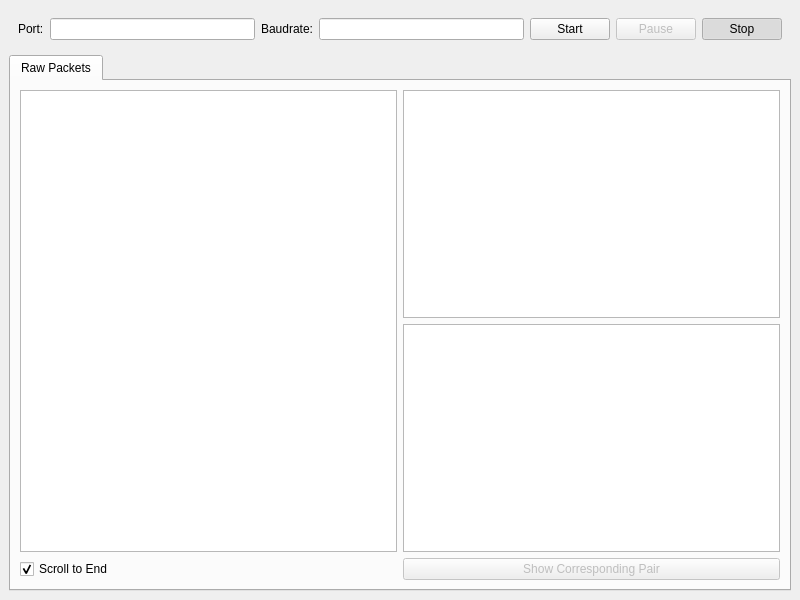
<?xml version="1.0" encoding="UTF-8"?>
<ui version="4.0">
 <class>ModbusParserViewer</class>
 <widget class="QMainWindow" name="ModbusParserViewer">
  <property name="geometry">
   <rect>
    <x>0</x>
    <y>0</y>
    <width>800</width>
    <height>600</height>
   </rect>
  </property>
  <property name="windowTitle">
   <string>ModbusParserViewer</string>
  </property>
  <widget class="QWidget" name="centralwidget">
   <layout class="QGridLayout" name="gridLayout">
    <item row="0" column="0">
     <widget class="QWidget" name="widget" native="true">
      <layout class="QHBoxLayout" name="horizontalLayout_2">
       <item>
        <widget class="QLabel" name="label">
         <property name="text">
          <string>Port:</string>
         </property>
         <property name="buddy">
          <cstring>lineEdit_port</cstring>
         </property>
        </widget>
       </item>
       <item>
        <widget class="QLineEdit" name="lineEdit_port"/>
       </item>
       <item>
        <widget class="QLabel" name="label_2">
         <property name="text">
          <string>Baudrate:</string>
         </property>
         <property name="buddy">
          <cstring>lineEdit_baudrate</cstring>
         </property>
        </widget>
       </item>
       <item>
        <widget class="QLineEdit" name="lineEdit_baudrate"/>
       </item>
       <item>
        <widget class="QPushButton" name="pushButton_start">
         <property name="text">
          <string>Start</string>
         </property>
         <property name="icon">
          <iconset theme="QIcon::ThemeIcon::MediaPlaybackStart"/>
         </property>
         <property name="checkable">
          <bool>true</bool>
         </property>
         <attribute name="buttonGroup">
          <string notr="true">buttonGroup</string>
         </attribute>
        </widget>
       </item>
       <item>
        <widget class="QPushButton" name="pushButton_pause">
         <property name="enabled">
          <bool>false</bool>
         </property>
         <property name="text">
          <string>Pause</string>
         </property>
         <property name="icon">
          <iconset theme="QIcon::ThemeIcon::MediaPlaybackPause"/>
         </property>
         <property name="checkable">
          <bool>true</bool>
         </property>
         <attribute name="buttonGroup">
          <string notr="true">buttonGroup</string>
         </attribute>
        </widget>
       </item>
       <item>
        <widget class="QPushButton" name="pushButton_stop">
         <property name="text">
          <string>Stop</string>
         </property>
         <property name="icon">
          <iconset theme="QIcon::ThemeIcon::MediaPlaybackStop"/>
         </property>
         <property name="checkable">
          <bool>true</bool>
         </property>
         <property name="checked">
          <bool>true</bool>
         </property>
         <attribute name="buttonGroup">
          <string notr="true">buttonGroup</string>
         </attribute>
        </widget>
       </item>
      </layout>
     </widget>
    </item>
    <item row="1" column="0">
     <widget class="QTabWidget" name="tabWidget">
      <property name="currentIndex">
       <number>0</number>
      </property>
      <widget class="QWidget" name="tab_raw">
       <attribute name="title">
        <string>Raw Packets</string>
       </attribute>
       <layout class="QGridLayout" name="gridLayout_2">
        <item row="1" column="1">
         <widget class="QPlainTextEdit" name="plainTextEdit_Parsed">
          <property name="textInteractionFlags">
           <set>Qt::TextInteractionFlag::TextSelectableByKeyboard|Qt::TextInteractionFlag::TextSelectableByMouse</set>
          </property>
         </widget>
        </item>
        <item row="3" column="1">
         <widget class="QPushButton" name="pushButton_showPair">
          <property name="enabled">
           <bool>false</bool>
          </property>
          <property name="text">
           <string>Show Corresponding Pair</string>
          </property>
         </widget>
        </item>
        <item row="2" column="1">
         <widget class="QListWidget" name="listWidget_addrValue"/>
        </item>
        <item row="1" column="0" rowspan="2">
         <widget class="QPlainTextEdit" name="plainTextEdit_Raw">
          <property name="textInteractionFlags">
           <set>Qt::TextInteractionFlag::TextSelectableByKeyboard|Qt::TextInteractionFlag::TextSelectableByMouse</set>
          </property>
         </widget>
        </item>
        <item row="3" column="0">
         <widget class="QCheckBox" name="checkBox_scrollEnd">
          <property name="text">
           <string>Scroll to End</string>
          </property>
          <property name="checked">
           <bool>true</bool>
          </property>
         </widget>
        </item>
       </layout>
      </widget>
     </widget>
    </item>
   </layout>
  </widget>
 </widget>
 <resources/>
 <connections/>
 <buttongroups>
  <buttongroup name="buttonGroup"/>
 </buttongroups>
</ui>
